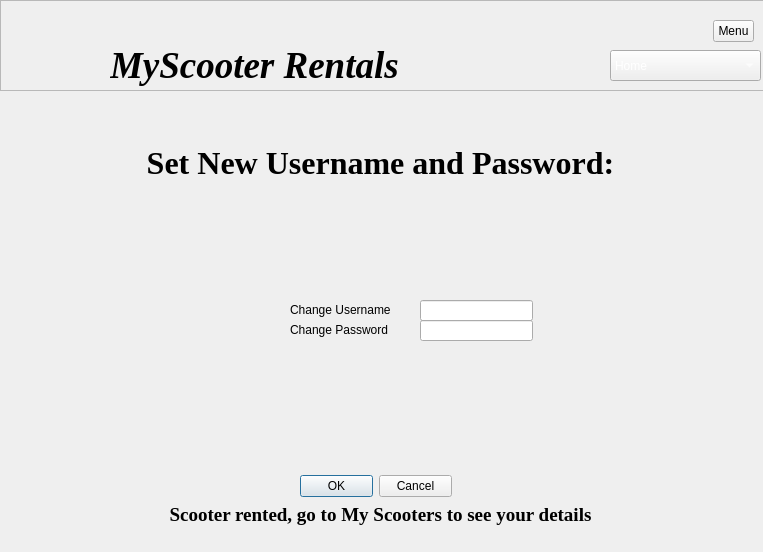
<?xml version="1.0" encoding="UTF-8"?>
<ui version="4.0">
 <class>settingsWindow</class>
 <widget class="QDialog" name="settingsWindow">
  <property name="geometry">
   <rect>
    <x>0</x>
    <y>0</y>
    <width>763</width>
    <height>552</height>
   </rect>
  </property>
  <property name="windowTitle">
   <string>Dialog</string>
  </property>
  <widget class="QLabel" name="label_6">
   <property name="geometry">
    <rect>
     <x>0</x>
     <y>500</y>
     <width>761</width>
     <height>30</height>
    </rect>
   </property>
   <property name="font">
    <font>
     <family>Times New Roman</family>
     <pointsize>14</pointsize>
     <italic>false</italic>
     <bold>true</bold>
    </font>
   </property>
   <property name="text">
    <string>Scooter rented, go to My Scooters to see your details</string>
   </property>
   <property name="alignment">
    <set>Qt::AlignCenter</set>
   </property>
  </widget>
  <widget class="QLabel" name="label_5">
   <property name="geometry">
    <rect>
     <x>0</x>
     <y>138</y>
     <width>761</width>
     <height>50</height>
    </rect>
   </property>
   <property name="font">
    <font>
     <family>Times New Roman</family>
     <pointsize>24</pointsize>
     <italic>false</italic>
     <bold>true</bold>
    </font>
   </property>
   <property name="text">
    <string>Set New Username and Password:</string>
   </property>
   <property name="alignment">
    <set>Qt::AlignCenter</set>
   </property>
  </widget>
  <widget class="QLabel" name="label_3">
   <property name="geometry">
    <rect>
     <x>230</x>
     <y>110</y>
     <width>301</width>
     <height>16</height>
    </rect>
   </property>
   <property name="text">
    <string/>
   </property>
  </widget>
  <widget class="QFrame" name="frame">
   <property name="geometry">
    <rect>
     <x>0</x>
     <y>0</y>
     <width>771</width>
     <height>91</height>
    </rect>
   </property>
   <property name="frameShape">
    <enum>QFrame::StyledPanel</enum>
   </property>
   <property name="frameShadow">
    <enum>QFrame::Raised</enum>
   </property>
   <widget class="QLabel" name="label_7">
    <property name="geometry">
     <rect>
      <x>110</x>
      <y>40</y>
      <width>441</width>
      <height>50</height>
     </rect>
    </property>
    <property name="font">
     <font>
      <family>Times New Roman</family>
      <pointsize>28</pointsize>
      <italic>true</italic>
      <bold>true</bold>
     </font>
    </property>
    <property name="text">
     <string>MyScooter Rentals</string>
    </property>
   </widget>
   <widget class="QLabel" name="label_8">
    <property name="geometry">
     <rect>
      <x>10</x>
      <y>0</y>
      <width>81</width>
      <height>81</height>
     </rect>
    </property>
    <property name="text">
     <string/>
    </property>
    <property name="pixmap">
     <pixmap>../scooter.png</pixmap>
    </property>
    <property name="scaledContents">
     <bool>true</bool>
    </property>
    <property name="wordWrap">
     <bool>false</bool>
    </property>
   </widget>
   <widget class="QComboBox" name="comboBox_2">
    <property name="geometry">
     <rect>
      <x>610</x>
      <y>50</y>
      <width>151</width>
      <height>31</height>
     </rect>
    </property>
    <property name="palette">
     <palette>
      <active>
       <colorrole role="Text">
        <brush brushstyle="SolidPattern">
         <color alpha="255">
          <red>255</red>
          <green>255</green>
          <blue>255</blue>
         </color>
        </brush>
       </colorrole>
       <colorrole role="ButtonText">
        <brush brushstyle="SolidPattern">
         <color alpha="255">
          <red>255</red>
          <green>255</green>
          <blue>255</blue>
         </color>
        </brush>
       </colorrole>
      </active>
      <inactive>
       <colorrole role="Text">
        <brush brushstyle="SolidPattern">
         <color alpha="255">
          <red>255</red>
          <green>255</green>
          <blue>255</blue>
         </color>
        </brush>
       </colorrole>
       <colorrole role="ButtonText">
        <brush brushstyle="SolidPattern">
         <color alpha="255">
          <red>255</red>
          <green>255</green>
          <blue>255</blue>
         </color>
        </brush>
       </colorrole>
      </inactive>
      <disabled/>
     </palette>
    </property>
    <item>
     <property name="text">
      <string>Home</string>
     </property>
    </item>
    <item>
     <property name="text">
      <string>Rent a Scooter</string>
     </property>
    </item>
    <item>
     <property name="text">
      <string>My Scooters</string>
     </property>
    </item>
    <item>
     <property name="text">
      <string>Settings</string>
     </property>
    </item>
    <item>
     <property name="text">
      <string>Log Out</string>
     </property>
    </item>
   </widget>
   <widget class="QToolButton" name="toolButton_2">
    <property name="geometry">
     <rect>
      <x>713</x>
      <y>20</y>
      <width>41</width>
      <height>22</height>
     </rect>
    </property>
    <property name="text">
     <string>Menu</string>
    </property>
   </widget>
  </widget>
  <widget class="QDialogButtonBox" name="buttonBox_2">
   <property name="geometry">
    <rect>
     <x>300</x>
     <y>470</y>
     <width>152</width>
     <height>32</height>
    </rect>
   </property>
   <property name="standardButtons">
    <set>QDialogButtonBox::Cancel|QDialogButtonBox::Ok</set>
   </property>
  </widget>
  <widget class="QLineEdit" name="lineEdit_5">
   <property name="geometry">
    <rect>
     <x>420</x>
     <y>300</y>
     <width>113</width>
     <height>21</height>
    </rect>
   </property>
   <property name="palette">
    <palette>
     <active>
      <colorrole role="Text">
       <brush brushstyle="SolidPattern">
        <color alpha="255">
         <red>255</red>
         <green>255</green>
         <blue>255</blue>
        </color>
       </brush>
      </colorrole>
     </active>
     <inactive>
      <colorrole role="Text">
       <brush brushstyle="SolidPattern">
        <color alpha="255">
         <red>255</red>
         <green>255</green>
         <blue>255</blue>
        </color>
       </brush>
      </colorrole>
     </inactive>
     <disabled/>
    </palette>
   </property>
  </widget>
  <widget class="QLineEdit" name="lineEdit_6">
   <property name="geometry">
    <rect>
     <x>420</x>
     <y>320</y>
     <width>113</width>
     <height>21</height>
    </rect>
   </property>
   <property name="palette">
    <palette>
     <active>
      <colorrole role="Text">
       <brush brushstyle="SolidPattern">
        <color alpha="255">
         <red>255</red>
         <green>255</green>
         <blue>255</blue>
        </color>
       </brush>
      </colorrole>
     </active>
     <inactive>
      <colorrole role="Text">
       <brush brushstyle="SolidPattern">
        <color alpha="255">
         <red>255</red>
         <green>255</green>
         <blue>255</blue>
        </color>
       </brush>
      </colorrole>
     </inactive>
     <disabled/>
    </palette>
   </property>
  </widget>
  <widget class="QLabel" name="label_9">
   <property name="geometry">
    <rect>
     <x>290</x>
     <y>320</y>
     <width>111</width>
     <height>20</height>
    </rect>
   </property>
   <property name="text">
    <string>Change Password</string>
   </property>
  </widget>
  <widget class="QLabel" name="label_10">
   <property name="geometry">
    <rect>
     <x>290</x>
     <y>300</y>
     <width>111</width>
     <height>20</height>
    </rect>
   </property>
   <property name="text">
    <string>Change Username</string>
   </property>
  </widget>
 </widget>
 <resources/>
 <connections/>
</ui>
